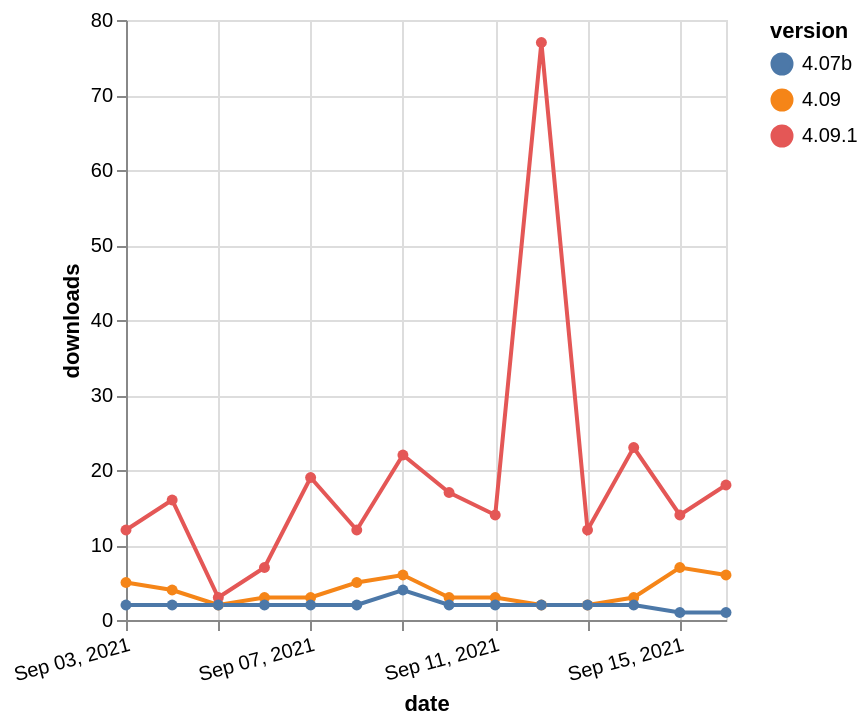

Vega-Lite specification for this chart:
### Vega-Lite specification from a JSON file in a GitHub repository (floating-point values rounded to 4 significant figures)
{"$schema": "https://vega.github.io/schema/vega-lite/v5.json", "description": "A simple bar chart with embedded data.", "data": {"values": [{"date": "2021-09-03", "total": 11895, "delta": 5, "version": "4.09"}, {"date": "2021-09-04", "total": 11899, "delta": 4, "version": "4.09"}, {"date": "2021-09-05", "total": 11901, "delta": 2, "version": "4.09"}, {"date": "2021-09-06", "total": 11904, "delta": 3, "version": "4.09"}, {"date": "2021-09-07", "total": 11907, "delta": 3, "version": "4.09"}, {"date": "2021-09-08", "total": 11912, "delta": 5, "version": "4.09"}, {"date": "2021-09-09", "total": 11918, "delta": 6, "version": "4.09"}, {"date": "2021-09-10", "total": 11921, "delta": 3, "version": "4.09"}, {"date": "2021-09-11", "total": 11924, "delta": 3, "version": "4.09"}, {"date": "2021-09-12", "total": 11926, "delta": 2, "version": "4.09"}, {"date": "2021-09-13", "total": 11928, "delta": 2, "version": "4.09"}, {"date": "2021-09-14", "total": 11931, "delta": 3, "version": "4.09"}, {"date": "2021-09-15", "total": 11938, "delta": 7, "version": "4.09"}, {"date": "2021-09-16", "total": 11944, "delta": 6, "version": "4.09"}, {"date": "2021-09-03", "total": 4258, "delta": 12, "version": "4.09.1"}, {"date": "2021-09-04", "total": 4274, "delta": 16, "version": "4.09.1"}, {"date": "2021-09-05", "total": 4277, "delta": 3, "version": "4.09.1"}, {"date": "2021-09-06", "total": 4284, "delta": 7, "version": "4.09.1"}, {"date": "2021-09-07", "total": 4303, "delta": 19, "version": "4.09.1"}, {"date": "2021-09-08", "total": 4315, "delta": 12, "version": "4.09.1"}, {"date": "2021-09-09", "total": 4337, "delta": 22, "version": "4.09.1"}, {"date": "2021-09-10", "total": 4354, "delta": 17, "version": "4.09.1"}, {"date": "2021-09-11", "total": 4368, "delta": 14, "version": "4.09.1"}, {"date": "2021-09-12", "total": 4445, "delta": 77, "version": "4.09.1"}, {"date": "2021-09-13", "total": 4457, "delta": 12, "version": "4.09.1"}, {"date": "2021-09-14", "total": 4480, "delta": 23, "version": "4.09.1"}, {"date": "2021-09-15", "total": 4494, "delta": 14, "version": "4.09.1"}, {"date": "2021-09-16", "total": 4512, "delta": 18, "version": "4.09.1"}, {"date": "2021-09-03", "total": 3358, "delta": 2, "version": "4.07b"}, {"date": "2021-09-04", "total": 3360, "delta": 2, "version": "4.07b"}, {"date": "2021-09-05", "total": 3362, "delta": 2, "version": "4.07b"}, {"date": "2021-09-06", "total": 3364, "delta": 2, "version": "4.07b"}, {"date": "2021-09-07", "total": 3366, "delta": 2, "version": "4.07b"}, {"date": "2021-09-08", "total": 3368, "delta": 2, "version": "4.07b"}, {"date": "2021-09-09", "total": 3372, "delta": 4, "version": "4.07b"}, {"date": "2021-09-10", "total": 3374, "delta": 2, "version": "4.07b"}, {"date": "2021-09-11", "total": 3376, "delta": 2, "version": "4.07b"}, {"date": "2021-09-12", "total": 3378, "delta": 2, "version": "4.07b"}, {"date": "2021-09-13", "total": 3380, "delta": 2, "version": "4.07b"}, {"date": "2021-09-14", "total": 3382, "delta": 2, "version": "4.07b"}, {"date": "2021-09-15", "total": 3383, "delta": 1, "version": "4.07b"}, {"date": "2021-09-16", "total": 3384, "delta": 1, "version": "4.07b"}]}, "width": "container", "mark": {"type": "line", "point": {"filled": true}}, "encoding": {"x": {"field": "date", "type": "temporal", "timeUnit": "yearmonthdate", "title": "date", "axis": {"labelAngle": -15}}, "y": {"field": "delta", "type": "quantitative", "title": "downloads"}, "color": {"field": "version", "type": "nominal"}, "tooltip": {"field": "delta"}}}
